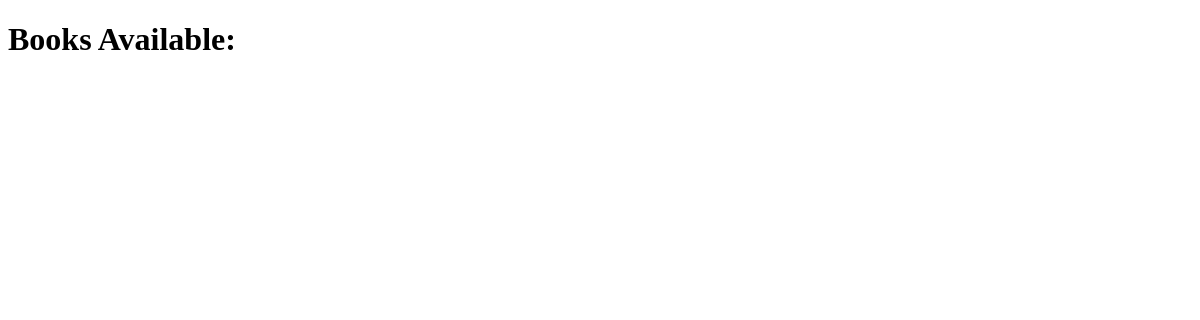
The page /books/ on the database as committed earlier.
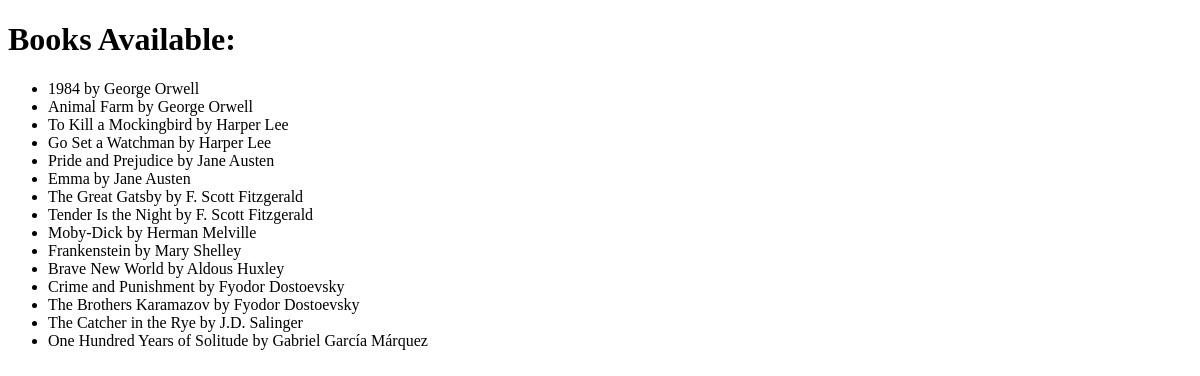
The same page on the database as committed later.
### relationship_app/models.py (models this page shows, shortened)
class Book(models.Model):
    title = models.CharField(max_length=100)
    author = models.ForeignKey(Author, on_delete=models.CASCADE)
    class Meta:
        permissions = [
            ("can_add_book", "Can add a book"),
            ("can_change_book", "Can change a book"),
            ("can_delete_book", "Can delete a book"),
        ]

class Author(models.Model):
    name = models.CharField(max_length=100)

### relationship_app/views.py (the view)
# urls.py: path('books/', list_books, name='list_books'),
def list_books(request):
    books = Book.objects.all()
    return render(request, "relationship_app/list_books.html", {"books": books})

### relationship_app/templates/relationship_app/list_books.html (shortened to what this page needs)
<!DOCTYPE html>
<html lang="en">
<head>
</head>
<body>
    <h1>Books Available:</h1>
    <ul>
        {% for book in books %}
        <li>{{ book.title }} by {{ book.author.name }}</li>
        {% endfor %}
    </ul>
</body>
</html>

Rows that differ between the two databases and show on the page:
added Book: title "1984", author.name "George Orwell"
added Book: title "Animal Farm", author.name "George Orwell"
added Book: title "To Kill a Mockingbird", author.name "Harper Lee"
added Book: title "Go Set a Watchman", author.name "Harper Lee"
added Book: title "Pride and Prejudice", author.name "Jane Austen"
added Book: title "Emma", author.name "Jane Austen"
added Book: title "The Great Gatsby", author.name "F. Scott Fitzgerald"
added Book: title "Tender Is the Night", author.name "F. Scott Fitzgerald"
added Book: title "Moby-Dick", author.name "Herman Melville"
added Book: title "Frankenstein", author.name "Mary Shelley"
added Book: title "Brave New World", author.name "Aldous Huxley"
added Book: title "Crime and Punishment", author.name "Fyodor Dostoevsky"
added Book: title "The Brothers Karamazov", author.name "Fyodor Dostoevsky"
added Book: title "The Catcher in the Rye", author.name "J.D. Salinger"
added Book: title "One Hundred Years of Solitude", author.name "Gabriel García Márquez"
